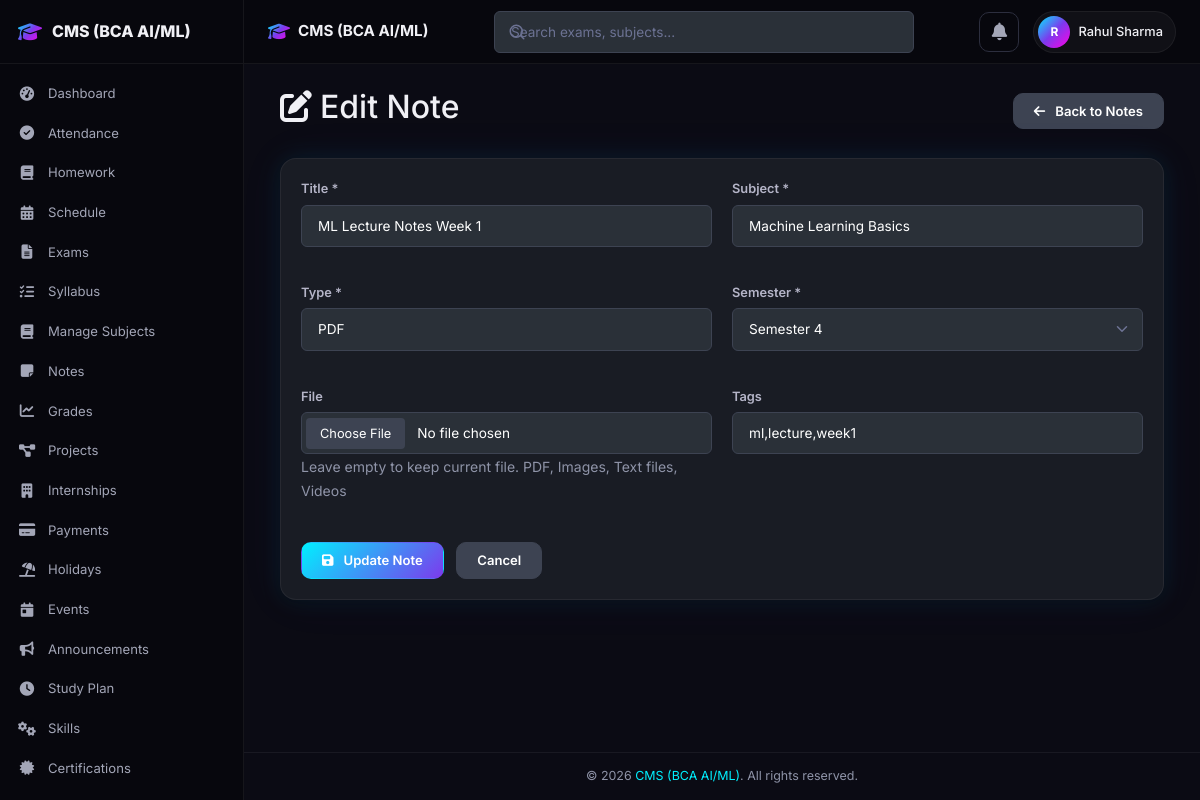
Screenshot of /edit_note.php?id=1 (signed in) with the database file from the repository.
### tables this page shows
CREATE TABLE IF NOT EXISTS notes (
    id INT AUTO_INCREMENT PRIMARY KEY,
    user_id INT NOT NULL,
    subject VARCHAR(100) NOT NULL,
    title VARCHAR(200) NOT NULL,
    type ENUM('PDF', 'Image', 'Text', 'Video') DEFAULT 'Text',
    file_path VARCHAR(255) DEFAULT '',
    semester INT NOT NULL DEFAULT 1,
    tags VARCHAR(500) DEFAULT '',
    is_favorite TINYINT(1) DEFAULT 0,
    created_at TIMESTAMP DEFAULT CURRENT_TIMESTAMP,
    FOREIGN KEY (user_id) REFERENCES users(id) ON DELETE CASCADE,
    INDEX idx_notes_user (user_id),
    INDEX idx_notes_subject (subject),
    INDEX idx_notes_semester (semester)
);

### edit_note.php (the view, shortened to what this page needs)
<?php
require_once 'config/db_connection.php';
$user_id = $_SESSION['user_id'];
$note_id = isset($_GET['id']) ? (int)$_GET['id'] : 0;
$stmt = $pdo->prepare("SELECT * FROM notes WHERE id = ? AND user_id = ?");
$stmt->execute([$note_id, $user_id]);
$note = $stmt->fetch(PDO::FETCH_ASSOC);
include 'includes/header.php';
include 'includes/navbar.php';
include 'includes/sidebar.php';
?>
<div class="app-content">
    <div class="container-fluid">
        <div class="d-flex justify-content-between align-items-center mb-4">
            <h2><i class="fas fa-edit me-2"></i>Edit Note</h2>
            <a href="notes.php" class="btn btn-secondary">
                <i class="fas fa-arrow-left me-1"></i>Back to Notes
            </a>
        </div>
        <div class="card">
            <div class="card-body">
                <form method="POST" enctype="multipart/form-data">
<form method="POST" enctype="multipart/form-data">
                    <div class="row">
                        <div class="col-md-6 mb-3">
                            <label for="title" class="form-label">Title *</label>
                            <input type="text" class="form-control" id="title" name="title"
                                   value="<?= htmlspecialchars($note['title']) ?>" required>
                        </div>
                        <div class="col-md-6 mb-3">
                            <label for="subject" class="form-label">Subject *</label>
                            <input type="text" class="form-control" id="subject" name="subject" list="subject_list" required value="<?= htmlspecialchars($note['subject'] ?? '') ?>" placeholder="Type or select a subject">
                        </div>
                        <div class="col-md-6 mb-3">
                            <label for="type" class="form-label">Type *</label>
                            <input type="text" class="form-control" id="type" name="type" list="type_list" required value="<?= htmlspecialchars($note['type'] ?? '') ?>" placeholder="PDF, Image, Text, Video, or custom">
                        </div>
                        <div class="col-md-6 mb-3">
                            <label for="semester" class="form-label">Semester *</label>
                            <select class="form-select" id="semester" name="semester" required>
                                <?php for ($i = 1; $i <= 8; $i++): ?>
                                    <option value="<?= $i ?>" <?= $note['semester'] == $i ? 'selected' : '' ?>>
                                        Semester <?= $i ?>
                                    </option>
                                <?php endfor; ?>
                            </select>
                        </div>
                        <div class="col-md-6 mb-3">
                            <label for="file" class="form-label">File</label>
                            <input type="file" class="form-control" id="file" name="file">
                            <small class="text-muted">Leave empty to keep current file. PDF, Images, Text files, Videos</small>
                        </div>
                        <div class="col-md-6 mb-3">
                            <label for="tags" class="form-label">Tags</label>
                            <input type="text" class="form-control" id="tags" name="tags"
                                   value="<?= htmlspecialchars($note['tags'] ?? '') ?>"
                                   placeholder="Comma separated tags">
                        </div>
                    </div>
                    <div class="mt-4">
                        <button type="submit" class="btn btn-primary">
                            <i class="fas fa-save me-1"></i>Update Note
                        </button>
                        <a href="notes.php" class="btn btn-secondary ms-2">Cancel</a>
                    </div>
                </form>
            </div>
        </div>
    </div>
</div>
<?php include 'includes/footer.php'; ?>

### css/style.css (style rules this page uses)
*, *::before, *::after { box-sizing: border-box; margin: 0; padding: 0; }
html { scroll-behavior: smooth; }
:root { --bg-deep: #07070d; --bg-primary: #0b0b14; --bg-secondary: #0f0f1a; --bg-card: rgba(255,255,255,0.03); --bg-card-hover: rgba(255,255,255,0.06); --bg-glass: rgba(255,255,255,0.04); --bg-glass-strong: rgba(255,255,255,0.08); --bg-elevated: rgba(255,255,255,0.02); --text-primary: #f0f0f5; --text-secondary: #a3a6b7; --text-muted: #8f94a8; --text-inverse: #07070d; --accent-cyan: #00f0ff; --accent-violet: #7c3aed; --accent-magenta: #ff00e5; --accent-blue: #3b82f6; --accent-gradient: linear-gradient(135deg, #00f0ff, #7c3aed, #ff00e5); --accent-gradient-1: linear-gradient(135deg, #00f0ff, #7c3aed); --accent-gradient-2: linear-gradient(135deg, #7c3aed, #ff00e5); --accent-1: #00f0ff; --accent-2: #7c3aed; --accent-3: #ff00e5; --success: #10b981; --success-glow: rgba(16,185,129,0.35); --danger: #ef4444; --danger-glow: rgba(239,68,68,0.35); --warning: #f59e0b; --warning-glow: rgba(245,158,11,0.35); --info: #3b82f6; --info-glow: rgba(59,130,246,0.35); --border: rgba(255,255,255,0.06); --border-light: rgba(255,255,255,0.10); --border-accent: rgba(0,240,255,0.20); --border-cyan: rgba(0,240,255,0.25); --sidebar-width: 244px; --navbar-height: 64px; --radius-sm: 6px; --radius: 10px; --radius-md: 12px; --radius-lg: 16px; --radius-xl: 20px; --radius-2xl: 24px; --radius-full: 9999px; --shadow-xs: 0 1px 2px rgba(0,0,0,0.3); --shadow-sm: 0 2px 8px rgba(0,0,0,0.25); --shadow: 0 4px 16px rgba(0,0,0,0.3); --shadow-md: 0 8px 32px rgba(0,0,0,0.35); --shadow-lg: 0 16px 48px rgba(0,0,0,0.4); --shadow-glow-cyan: 0 0 20px rgba(0,240,255,0.12), 0 0 40px rgba(0,240,255,0.06); --shadow-glow-violet: 0 0 20px rgba(124,58,237,0.12), 0 0 40px rgba(124,58,237,0.06); --shadow-glow-magenta: 0 0 20px rgba(255,0,229,0.12); --shadow-glow-accent: 0 0 24px rgba(0,240,255,0.10), 0 0 48px rgba(124,58,237,0.06); --glass-bg: rgba(255,255,255,0.04); --glass-border: rgba(255,255,255,0.08); --glass-blur: 16px; --glass-saturate: 180%; --transition: 0.25s cubic-bezier(0.4, 0, 0.2, 1); --transition-slow: 0.4s cubic-bezier(0.16, 1, 0.3, 1); --transition-bounce: 0.4s cubic-bezier(0.34, 1.56, 0.64, 1); --font: 'Inter', -apple-system, BlinkMacSystemFont, 'Segoe UI', sans-serif; --font-mono: 'JetBrains Mono', 'Fira Code', monospace; --bs-body-bg: var(--bg-primary); --bs-body-color: var(--text-primary); --bs-emphasis-color: var(--text-primary); --bs-card-color: var(--text-primary); --bs-table-bg: transparent; --bs-table-color: var(--text-secondary); --bs-border-color: var(--border); --bs-link-color: var(--accent-1); }
body { font-family: var(--font); background: var(--bg-primary); color: var(--text-primary); margin: 0; overflow-x: hidden; -webkit-font-smoothing: antialiased; }
a { color: var(--accent-1); text-decoration: none; }
.app-content { grid-column: 2; grid-row: 2; padding: 24px; min-width: 0; }
.card { background: var(--bg-card); backdrop-filter: blur(20px) saturate(180%); -webkit-backdrop-filter: blur(20px) saturate(180%); border: 1px solid var(--border); border-radius: var(--radius-lg); box-shadow: var(--shadow), var(--shadow-glow-accent); transition: all var(--transition-slow); position: relative; overflow: hidden; }
.card-body { padding: 20px; }
.btn { display: inline-flex; align-items: center; justify-content: center; gap: 6px; padding: 8px 20px; font-family: var(--font); font-size: 0.82rem; font-weight: 600; border-radius: var(--radius); border: 1px solid var(--border); transition: all var(--transition); cursor: pointer; line-height: 1.4; white-space: nowrap; text-decoration: none; }
.btn-primary { background: var(--accent-gradient-1); color: #fff; border-color: transparent; }
.form-control, .form-select { background: var(--bg-glass); backdrop-filter: blur(12px); -webkit-backdrop-filter: blur(12px); border: 1px solid var(--border); border-radius: var(--radius); color: var(--text-primary); font-family: var(--font); font-size: 0.85rem; padding: 10px 16px; width: 100%; transition: all var(--transition); }
.form-control::placeholder { color: var(--text-muted); }
.form-select { cursor: pointer; appearance: auto; }
.form-label { font-size: 0.8rem; font-weight: 600; color: var(--text-secondary); margin-bottom: 6px; display: block; }
.row { --bs-gutter-x: 20px; --bs-gutter-y: 20px; }

### rows the page displays
notes: title "ML Lecture Notes Week 1", subject "Machine Learning Basics", type "PDF", semester "Semester 4", tags "ml,lecture,week1"

### other values shown
SITE_NAME "CMS (BCA AI/ML)"
substr($_SESSION['user_name'] ?? 'U', 0, 1) "R"
$_SESSION['user_name'] "Rahul Sharma"
